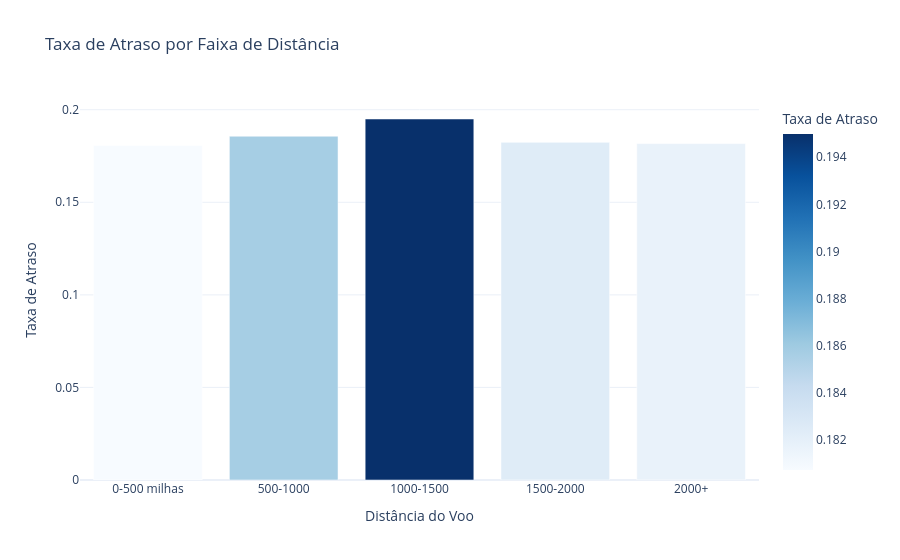

The cell this chart's notebook holds for it:
### Markdown cell above
A análise das causas revela que a eficiência operacional é o maior desafio do setor. O predominínio do atraso por chegada tardia da aeronave evidencia o efeito cascata: a incapacidade do sistema de se recuperar de atrasos iniciais. Somado ao atraso por companhia aérea, vemos que a maior parte dos minutos perdidos deve-se a fatores internos da operação, e não a fatores externos como clima ou segurança. Isso sugere que modelos preditivos baseados no histórico de ocupação e horários dos aeroportos (hubs) podem ser mais eficazes do que previsões puramente meteorológicas.

### Code cell
df_curated['DISTANCE_GROUP'] = pd.cut(
    df_curated['DISTANCE'], bins=[0, 500, 1000, 1500, 2000, 5000], 
    labels=['0-500 milhas', '500-1000', '1000-1500', '1500-2000', '2000+']
)
df_distance = df_curated.groupby('DISTANCE_GROUP')['IS_DELAYED'].mean().reset_index()

fig = px.bar(
    df_distance, 
    x='DISTANCE_GROUP', 
    y='IS_DELAYED',
    title='Taxa de Atraso por Faixa de Distância',
    labels={'DISTANCE_GROUP': 'Distância do Voo', 'IS_DELAYED': 'Taxa de Atraso'},
    color='IS_DELAYED',
    color_continuous_scale='Blues'
)

fig.update_layout(template='plotly_white')
fig.show()

### Figure 1 — Plotly figure (JSON) as saved in the notebook; plotly's stock layout.template omitted (floating-point values rounded to 4 significant figures)
{"data": [{"hovertemplate": "Distância do Voo=%{x}<br>Taxa de Atraso=%{marker.color}<extra></extra>", "legendgroup": "", "marker": {"color": [0.1807, 0.1857, 0.195, 0.1824, 0.1817], "coloraxis": "coloraxis", "pattern": {"shape": ""}}, "name": "", "orientation": "v", "showlegend": false, "textposition": "auto", "type": "bar", "x": ["0-500 milhas", "500-1000", "1000-1500", "1500-2000", "2000+"], "xaxis": "x", "y": [0.1807, 0.1857, 0.195, 0.1824, 0.1817], "yaxis": "y"}], "layout": {"barmode": "relative", "coloraxis": {"colorbar": {"title": {"text": "Taxa de Atraso"}}, "colorscale": [[0, "rgb(247,251,255)"], [0.125, "rgb(222,235,247)"], [0.25, "rgb(198,219,239)"], [0.375, "rgb(158,202,225)"], [0.5, "rgb(107,174,214)"], [0.625, "rgb(66,146,198)"], [0.75, "rgb(33,113,181)"], [0.875, "rgb(8,81,156)"], [1, "rgb(8,48,107)"]]}, "legend": {"tracegroupgap": 0}, "title": {"text": "Taxa de Atraso por Faixa de Distância"}, "xaxis": {"anchor": "y", "domain": [0, 1], "title": {"text": "Distância do Voo"}}, "yaxis": {"anchor": "x", "domain": [0, 1], "title": {"text": "Taxa de Atraso"}}}}
